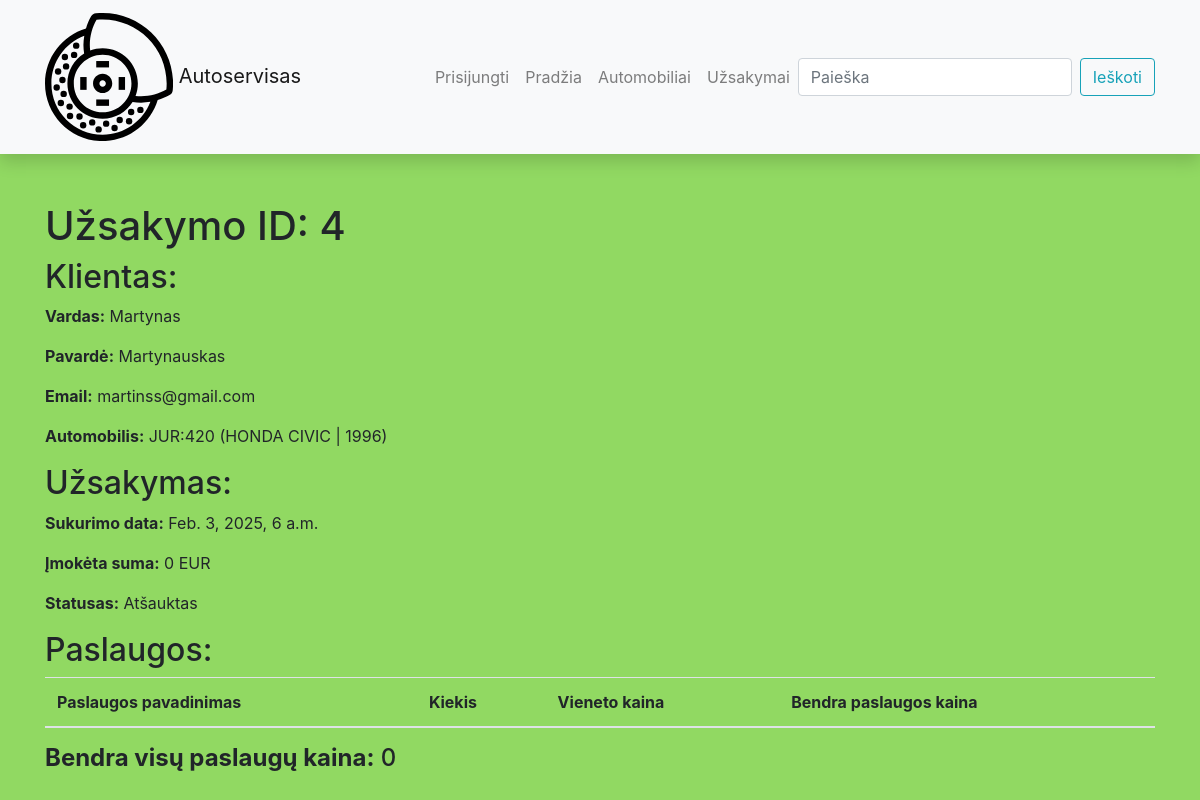
/autoservisas/uzsakymas/4/, run on an earlier commit of the app's database.
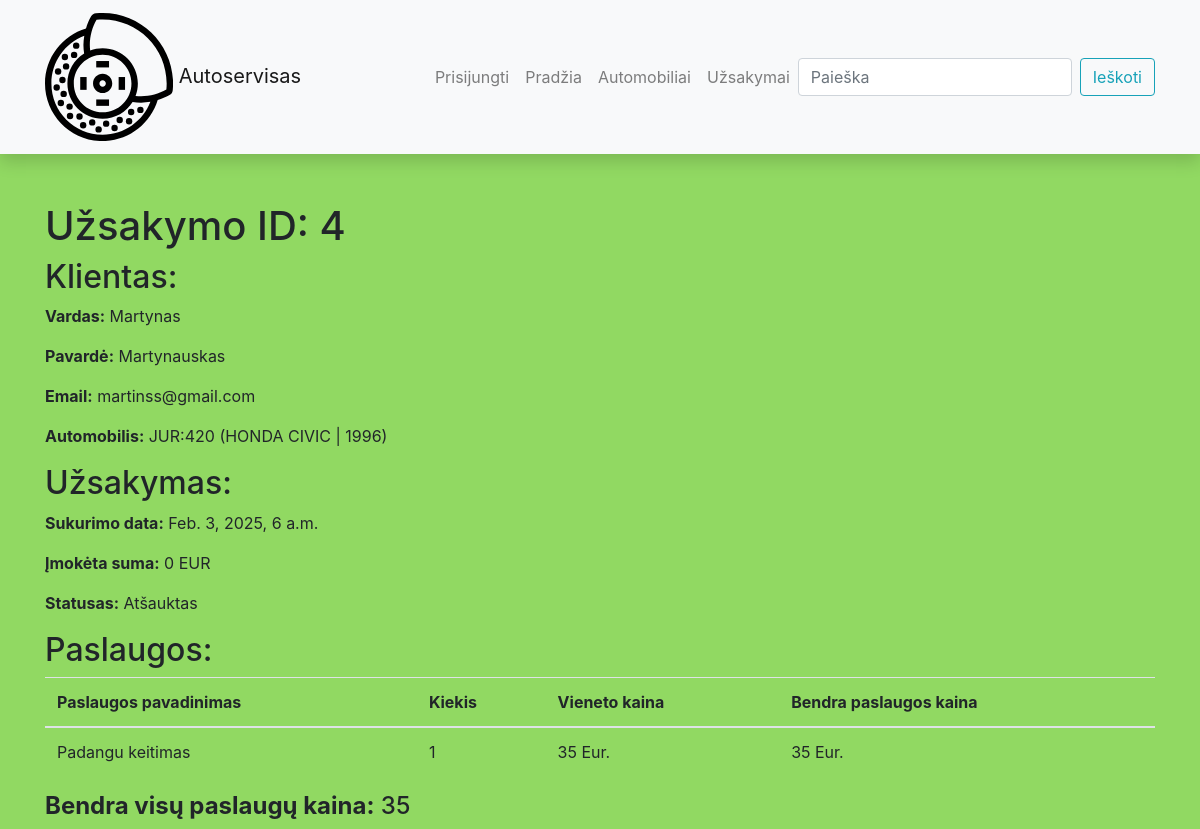
And on a later commit of the database.
### autoservisas/models.py (models this page shows, shortened)
class Uzsakymas(models.Model):
    sukurimo_data = models.DateTimeField('Sukurimo data', default=datetime.now, null=True, blank=True)
    automobilis = models.ForeignKey(Automobilis, on_delete=models.CASCADE)
    imoketa_suma = models.IntegerField('Įmokėta suma')
    uzsakovas = models.ForeignKey(User, on_delete=models.SET_NULL, null=True, blank=True)
    grazinimo_terminas = models.DateField('Gražinimo terminas', null=True, blank=True)
    NEW = 0
    IN_PROGRESS = 1
    COMPLETED = 2
    CANCELLED = 3
    STATUS_CHOICES = [
        (NEW, 'Naujas'),
        (IN_PROGRESS, 'Vykdomas'),
        (COMPLETED, 'Įvykdytas'),
        (CANCELLED, 'Atšauktas'),
    ]
    statusas = models.IntegerField('Statusas',
                                 choices=STATUS_CHOICES,
                                 default=NEW,
                                 blank=True,
                                 help_text='Užsakymo statusas')
    @property
    def bendra_suma(self):
        viso = sum(item.paslaugu_kaina for item in self.uzsakymo_prekes.all())
        return viso
    class Meta:
        verbose_name = 'Uzsakymas'
        verbose_name_plural = 'Uzsakymai'

class Automobilis(models.Model):
    klientas = models.ForeignKey(Klientas, on_delete=models.CASCADE)
    modelis = models.ForeignKey(Modelis, on_delete=models.CASCADE)
    metai = models.IntegerField('Pagaminimo metai')
    aprasymas = HTMLField(null=True, blank=True)
    valst_nr = models.CharField('Valstybinis numeris',max_length=20)
    foto = models.ImageField('Foto', upload_to='foto', null=True, blank=True)
    class Meta:
        verbose_name = 'Automobilis'
        verbose_name_plural = 'Automobiliai'

class Klientas(models.Model):
    vardas = models.CharField('Vardas', max_length=100)
    pavarde = models.CharField('Pavardė', max_length=100)
    email = models.EmailField('Email', max_length=100, unique=True)
    class Meta:
        verbose_name = 'Klientas'
        verbose_name_plural = 'Klientai'

class Modelis(models.Model):
    marke = models.ForeignKey(Marke, on_delete=models.CASCADE)
    modelis = models.CharField('Modelis', max_length=100)
    class Meta:
        verbose_name = 'Modelis'
        verbose_name_plural = 'Modeliai'
    def __str__(self):
        return f"{self.marke} {self.modelis}"

class Marke(models.Model):
    marke = models.CharField('Markė',max_length=100)
    def __str__(self):
        return f"{self.marke}"

class UzsakymoPrekes(models.Model):
    kiekis = models.IntegerField()
    uzsakymas = models.ForeignKey(Uzsakymas, on_delete=models.CASCADE, related_name="uzsakymo_prekes")
    paslauga = models.ForeignKey(Paslauga, on_delete=models.CASCADE)
    @property
    def paslaugu_kaina(self):
        return self.paslauga.kaina * self.kiekis
    class Meta:
        verbose_name = 'Uzsakymo_Preke'
        verbose_name_plural = 'Uzsakymų_Prekes'

class Paslauga(models.Model):
    pavadinimas = models.CharField('Paslaugos pavadinimas',max_length=200)
    aprasymas = models.TextField('Paslaugos aprašymas', max_length=1300)
    kaina = models.IntegerField('Paslaugos kaina', default=0)
    class Meta:
        verbose_name = 'Paslauga'
        verbose_name_plural = 'Paslaugos'

### autoservisas/views.py (the view)
class UzsakymasDetailView(generic.DetailView):
    model = Uzsakymas
    context_object_name = 'uzsakymas'
    template_name = 'uzsakymas.html'

### autoservisas/templates/uzsakymas.html
{% extends 'base.html' %}
{% block content %}
    <h1>Užsakymo ID: {{ uzsakymas.id }}</h1>
    <h2>Klientas:</h2>
    <p><b>Vardas:</b> {{ uzsakymas.automobilis.klientas.vardas }}</p>
    <p><b>Pavardė:</b> {{ uzsakymas.automobilis.klientas.pavarde }}</p>
    <p><b>Email:</b> {{ uzsakymas.automobilis.klientas.email }}</p>
    <p><b>Automobilis:</b> {{ uzsakymas.automobilis.valst_nr }}
        ({{ uzsakymas.automobilis.modelis }} | {{ uzsakymas.automobilis.metai}})</p>
    <h2>Užsakymas:</h2>
    <p><b>Sukurimo data:</b> {{ uzsakymas.sukurimo_data }}</p>
    <p><b>Įmokėta suma:</b> {{ uzsakymas.imoketa_suma }} EUR</p>
    <p><b>Statusas:</b> {{ uzsakymas.get_statusas_display }}</p>
    <h2>Paslaugos:</h2>
<table class="table">
        <thead>
            <tr>
                <th>Paslaugos pavadinimas</th>
                <th>Kiekis</th>
                <th>Vieneto kaina</th>
                <th>Bendra paslaugos kaina</th>
            </tr>
        </thead>
        <tbody>
        {% for preke in uzsakymas.uzsakymo_prekes.all %}
                <tr>
                    <td>{{ preke.paslauga.pavadinimas }}</td>
                    <td>{{ preke.kiekis }}</td>
                    <td>{{ preke.paslauga.kaina }} Eur.</td>
                    <td>{{ preke.paslaugu_kaina }} Eur.</td>
                </tr>
        {% endfor %}
        </tbody>
</table>
    <h4> <b>Bendra visų paslaugų kaina:</b> {{ uzsakymas.bendra_suma }}</h4>
{% endblock %}

What changed in the data, as far as the page shows it:
computed for Uzsakymas "Atšauktas": bendra_suma "0" → "35"
added UzsakymoPrekes: paslauga.pavadinimas "Padangu keitimas", kiekis "1", paslauga.kaina "35", paslaugu_kaina "35"
